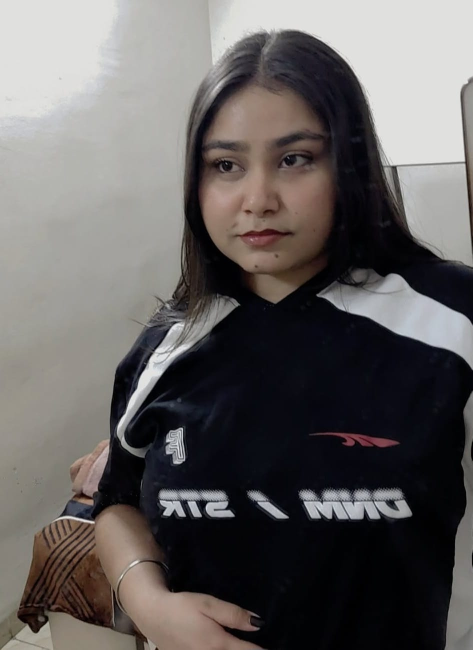
#> input picture image resizer/pp.jpeg, 945 x 1299 px (shown at 1/2 size)
$ python resize.py
#> lines starting #> are read from the running program, lines starting #| are printed output that depends on the picture
import cv2

# Image path
input_path = "pp.jpeg"
output_path = "new_image.jpeg"

# Read image
img = cv2.imread(input_path)
#> img is the input picture: shape (1299, 945, 3); mean B, G, R 95.8, 96.7, 100.3

if img is None:
    print("Image not found")
else:
    # Resize logic
    scale = 50
    width = int(img.shape[1] * scale / 100)
#> width = 472
    height = int(img.shape[0] * scale / 100)
#> height = 649

    resized = cv2.resize(img, (width, height))
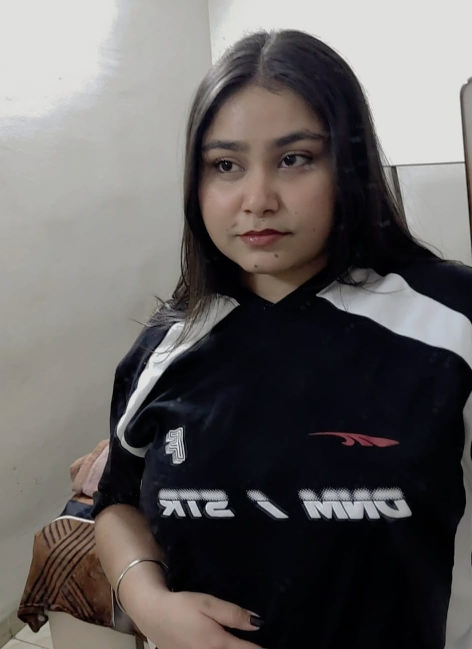
#> resized: shape (649, 472, 3); mean B, G, R 95.8, 96.7, 100.2

    # Save image
    cv2.imwrite(output_path, resized)

    # Show image
    cv2.imshow("Resized Image", resized)
    cv2.waitKey(0)

    #compare size and print
    print(cv2.imread("pp.jpeg").shape)
    img2 = cv2.imread("new_image.jpeg")
    print( cv2.imread("new_image.jpeg").shape)
